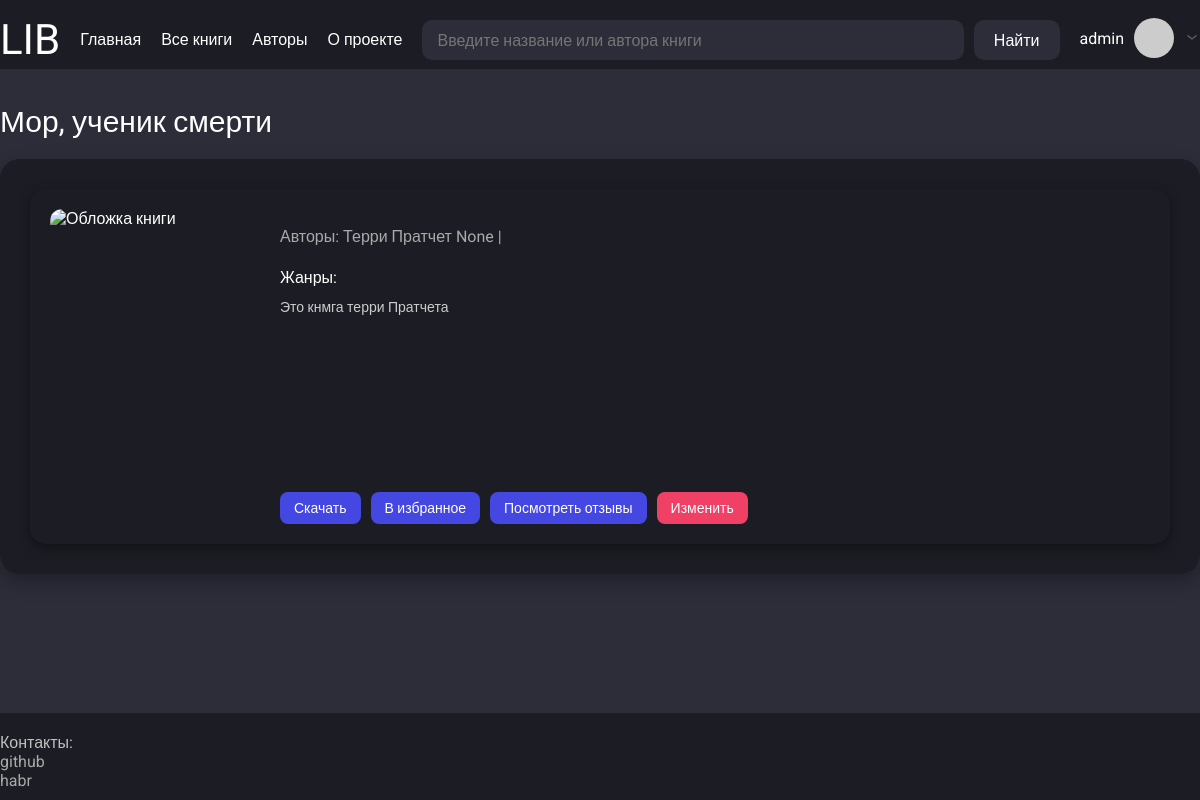
The app's page /books/1 (signed in) with its own data.
### app/models.py (models this page shows, shortened)
class User(UserMixin, db.Model):
    __tablename__ = "users"
    id = sa.Column(sa.Integer, primary_key=True, autoincrement=True)
    username = sa.Column(sa.String(50), index=True, unique=True, nullable=False)
    email = sa.Column(sa.String(120), index=True, unique=True, nullable=False)
    hashed_password = sa.Column(sa.String(256), nullable=True)
    status = sa.Column(sa.String(25), default="rejected", nullable=True)  # approved, pending
    role = sa.Column(sa.String(15), default="user", nullable=True)  # admin
    reviews = so.relationship("Review", back_populates="user", cascade="all, delete-orphan")
    books = so.relationship("Book", secondary=users_books, back_populates="users")
    def avatar(self, size):
        digest = md5(self.email.lower().encode('utf-8')).hexdigest()
        return f"https://www.gravatar.com/avatar/{digest}?s={size}&d=identicon"

class Book(db.Model):
    __tablename__ = "books"
    id = sa.Column(sa.Integer, primary_key=True, autoincrement=True)
    title = sa.Column(sa.String(100), nullable=False, index=True)
    description = sa.Column(sa.String, nullable=True)
    link_to_download = sa.Column(sa.String, nullable=True)
    bin_preview_photo = sa.Column(sa.LargeBinary, nullable=True)
    reviews = so.relationship("Review", back_populates="book", cascade="all, delete-orphan")
    tags = so.relationship("Tag", secondary=books_tags, back_populates="books")
    authors = so.relationship("Author", secondary=authors_books, back_populates="books")
    users = so.relationship("User", secondary=users_books, back_populates="books")
    def get_photo_base64(self):
        if self.bin_preview_photo:
            return base64.b64encode(self.bin_preview_photo).decode('utf-8')
        return None
    @classmethod
    def is_exists(cls, book_id):
        return db.session.query(cls).filter(cls.id == book_id).first()

class Author(db.Model):
    __tablename__ = "authors"
    id = sa.Column(sa.Integer, primary_key=True, autoincrement=True)
    name = sa.Column(sa.String(50), nullable=False, index=True)
    surname = sa.Column(sa.String(50), nullable=False, index=True)
    patronymic = sa.Column(sa.String(75), nullable=True)
    books = so.relationship("Book", secondary=authors_books, back_populates="authors")

### app/routes.py (the view)
@app.route("/books/<int:book_id>")
def book_detail(book_id):
    params = {"local_css_file": "book.css"}
    book = Book.is_exists(book_id)
    if not book:
        return "Такой книги не сущесвутет", 404
    params["book"] = book
    params["title"] = book.title
    return render_template("book_detail.html", **params)

### app/models.py (called while the page is built)
@login.user_loader
def load_user(id):
    return db.session.get(User, int(id))

### app/templates/book_detail.html (shortened to what this page needs)
{% extends "base.html" %}
{% block content %}
<div class="book-detail-section">
    <div class="book-card full">
        <img alt="Обложка книги" class="book-card-image">
        <div class="book-card-info">
            <p class="book-card-author">Авторы: {% for author in book.authors %} {{ author.name }} {{ author.surname}} {{ author.patronymic }} |{% endfor %}</p>
            <p class="book-detail-meta">Жанры: {% for tag in book.tags %} {{ tag.name }} | {% endfor %}</p>
            <p class="book-card-description">
                {{ book.description }}
            </p>
            <div class="book-card-buttons">
                <a href="#" class="book-card-button">Скачать</a>
                <a href="#" class="book-card-button">В избранное</a>
                <a href="{{ url_for('book_reviews_list', book_id=book.id) }}" class="book-card-button">Посмотреть отзывы</a>
                {% if current_user.is_authenticated %}
                    {% if current_user.role == "admin" %}
                        <a href="{{ url_for('change_book', book_id=book.id) }}" class="book-card-button-change">Изменить</a>
                    {% endif%}
                {% endif %}
            </div>
        </div>
    </div>
</div>
{% endblock %}

### app/templates/base.html (shortened to what this page needs)
<!DOCTYPE html>
<html lang="ru">
<head>
    <link href="{{ url_for('static', filename='/css/style.css') }}" rel="stylesheet">
    {% if local_css_file %}
        <link href="{{ url_for('static', filename='/css/' ~ local_css_file) }}" rel="stylesheet">
    {% endif %}
</head>
<body>
    <div class="wrapper">
        <header class="header">
            <div class="container header-container">
                <div class="header-logo-container">
                    <p class="header-logo"><a href="{{ url_for('index') }}" class="header-logo-link">LIB</a></p>
                </div>
                <ul class="header-menu">
                    <li><a href="{{ url_for('index') }}" class="header-logo-link">Главная</a></li>
                    <li><a href="{{ url_for('books_list') }}" class="header-logo-link">Все книги</a></li>
                    <li><a href="{{ url_for('authors_list') }}" class="header-logo-link">Авторы</a></li>
                    <li><a href="{{ url_for('about_project') }}" class="header-logo-link">О проекте</a></li>
                </ul>
                <div class="header-search-container">
                        <input type="search" class="header-search" placeholder="Введите название или автора книги" id="ajax-search" name="search" autocomplete="off">
                        <button class="search-button-submit" id="search-button">Найти</button>
                </div>
                <div class="header-user-container">
                    {% if current_user.is_authenticated %}
                        <p class="header-user-nickname">
                            <a href="{{ url_for('user_account', username=current_user.username) }}" class="user-nickname-link">{{ current_user.username }}</a>
                        </p>
                        <img class="header-user-img" src="{{ current_user.avatar(60) }}" alt="Аватар">
                        <button class="arrow-userinfo-button">
                            <img class="header-arrow-down" src="{{ url_for('static', filename='images/arrow-ios-down.svg') }}" alt="Стрелка вниз">
                        </button>
                    {% else %}
                        <p class="header-user-nickname">
                            <a href="{{ url_for('register') }}" class="user-nickname-link">Зарегистрироваться</a>
                            <a href="{{ url_for('login') }}" class="user-nickname-link">Войти</a>
                        </p>
                    {% endif %}
                </div>
            </div>
        </header>
        <main class="main">
            <div class="container">
                <div class="main-container">
                    <h1 class="main-title">{{ title }}</h1>
                    {% block content %}{% endblock %}
                </div>
            </div>
        </main>
        <footer class="footer">
            <div class="container">
                <div class="footer-container">
                    <div class="footer-contact-container">
                        <p class="contact-title">Контакты:</p>
                        <ul class="contact-list">
                            <li><a href="https://github.com/taishakutenn" class="footer-contact-link">github</a></li>
                            <li><a href="https://habr.com/ru/users/taishakuten" class="footer-contact-link">habr</a></li>
                        </ul>
                    </div>
                </div>
            </div>
        </footer>
    </div>
</body>
</html>

### app/static/css/style.css (style rules this page uses)
html, body { margin: 0; padding: 0; height: 100%; font-family: 'Roboto', sans-serif; background-color: #2D2D3A; color: #FFFFFF; }
.wrapper { min-height: 100%; display: flex; flex-direction: column; }
.container { max-width: 1220px; width: 100%; margin: 0 auto; padding-top: 15px; padding-bottom: 5px; }
.header { background-color: #1C1C24; width: 100%; }
.header-container { display: flex; justify-content: space-between; align-items: flex-start; gap: 20px; flex-wrap: wrap; }
.header-logo { font-size: 42px; margin: 0; }
.header-logo-link { text-decoration: none; color: inherit; }
.header-menu { display: flex; gap: 20px; list-style: none; padding: 0; margin-top: 15px; }
.header-search-container { display: flex; gap: 10px; flex-grow: 1; margin-top: 5px; position: relative; }
.header-search { background-color: #2D2D3A; border: none; border-radius: 10px; padding: 10px 15px; color: white; flex-grow: 1; height: 40px; box-sizing: border-box; }
.search-button-submit { background-color: #2D2D3A; border: none; border-radius: 10px; color: white; padding: 0 20px; height: 40px; cursor: pointer; box-sizing: border-box; }
.header-user-container { position: relative; display: flex; align-items: center; gap: 10px; margin-top: 3px; }
.header-user-nickname { margin: 0; }
.user-nickname-link { text-decoration: none; color: inherit; }
.header-user-img { width: 40px; height: 40px; border-radius: 50%; }
.arrow-userinfo-button { background: none; border: none; cursor: pointer; }
.header-arrow-down { width: 16px; height: 16px; }
.main { flex-grow: 1; padding: 20px 0; }
.main-container { display: flex; flex-direction: column; }
.main-title { font-size: 30px; }
.footer { background-color: #1C1C24; width: 100%; padding: 5px 0; }
.footer-container { display: flex; justify-content: space-between; }
.footer-contact-container { display: flex; flex-direction: column; }
.contact-title { color: #C0C0C0; }
.contact-list { margin-top: a; }
.footer-contact-link { color: #A9A9A9; text-decoration: none; }

### app/static/css/book.css (style rules this page uses)
.book-card { flex: 1 1 calc(33.333% - 17px); box-sizing: border-box; max-width: calc(33.333% - 17px); background-color: #1C1C24; border-radius: 16px; padding: 20px; display: flex; flex-direction: column; box-shadow: 0 4px 12px rgba(0, 0, 0, 0.4); transition: transform 0.2s; }
.book-card-image { width: 100%; height: 260px; object-fit: cover; border-radius: 12px; margin-bottom: 15px; }
.book-card-author { font-size: 16px; color: #AAAAAA; margin: 0 0 12px; }
.book-card-description { font-size: 14px; color: #CCCCCC; line-height: 1.5; flex-grow: 1; margin-bottom: 15px; overflow: hidden; text-overflow: ellipsis; max-height: 4.5em; }
.book-card-buttons { display: flex; gap: 10px; flex-wrap: wrap; }
.book-card-button { background-color: #4447E2; color: white; padding: 8px 14px; border-radius: 8px; text-decoration: none; font-size: 14px; transition: background-color 0.2s; }
.book-card-button-change { background-color: #F14065; color: white; padding: 8px 14px; border-radius: 8px; text-decoration: none; font-size: 14px; transition: background-color 0.2s; }
.book-detail-section { margin-top: 20px; background-color: #1C1C24; border-radius: 20px; padding: 30px; display: flex; flex-direction: column; gap: 20px; box-shadow: 0 8px 20px rgba(0, 0, 0, 0.3); }
.book-card.full { max-width: 100%; flex-direction: row; gap: 30px; }
.book-card.full .book-card-image { width: 200px; height: 300px; flex-shrink: 0; }
.book-card.full .book-card-info { display: flex; flex-direction: column; flex-grow: 1; gap: 10px; }
.book-card.full .book-card-description { max-height: none; overflow: visible; }

### records on screen
User: username "admin"
Book: title "Мор, ученик смерти", description "Это кнмга терри Пратчета"
Author: name "Терри", surname "Пратчет", patronymic "None"
